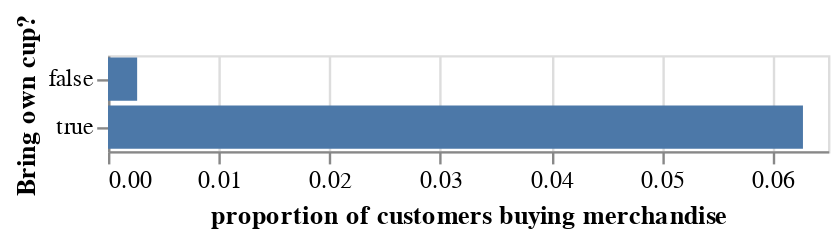

Here is the notebook cell this chart was saved with:
### Code cell
alt.Chart(prop_customer_buy_merchandise_df).mark_bar().encode(
    alt.Y('own_cup').title('Bring own cup?'),
    alt.X('prop').title("proportion of customers buying merchandise")
)

### Figure 1 — Vega specification as saved in the notebook (floating-point values rounded to 4 significant figures)
{"$schema": "https://vega.github.io/schema/vega/v5.json", "data": [{"name": "source_0", "values": [{"own_cup": true, "prop_end": 0.06274, "prop_start": 0.0}, {"own_cup": false, "prop_end": 0.002632, "prop_start": 0.0}]}, {"name": "source_0_y_domain_own_cup", "values": [{"own_cup": true}, {"own_cup": false}]}], "signals": [{"name": "y_step", "value": 20}, {"name": "height", "update": "bandspace(domain('y').length, 0.1, 0.05) * y_step"}], "marks": [{"type": "rect", "name": "marks", "from": {"data": "source_0"}, "encode": {"update": {"y": {"field": "own_cup", "scale": "y"}, "fill": {"value": "#4c78a8"}, "x": {"field": "prop_end", "scale": "x"}, "height": {"signal": "max(0.25, bandwidth('y'))"}, "x2": {"field": "prop_start", "scale": "x"}}}, "style": ["bar"]}], "scales": [{"name": "x", "type": "linear", "domain": {"data": "source_0", "fields": ["prop_start", "prop_end"]}, "range": [0, {"signal": "width"}], "zero": true, "nice": true}, {"name": "y", "type": "band", "domain": {"data": "source_0_y_domain_own_cup", "field": "own_cup", "sort": true}, "range": {"step": {"signal": "y_step"}}, "paddingInner": 0.1, "paddingOuter": 0.05}], "axes": [{"scale": "x", "ticks": false, "gridScale": "y", "maxExtent": 0, "domain": false, "tickCount": {"signal": "ceil(width/40)"}, "orient": "bottom", "grid": true, "labels": false, "aria": false, "minExtent": 0, "zindex": 0}, {"scale": "x", "orient": "bottom", "grid": false, "tickCount": {"signal": "ceil(width/40)"}, "zindex": 0, "labelFlush": true, "labelOverlap": true, "title": "proportion of customers buying merchandise"}, {"scale": "y", "grid": false, "zindex": 0, "orient": "left", "title": "Bring own cup?"}], "background": "white", "width": 300, "padding": 5, "style": "cell"}
